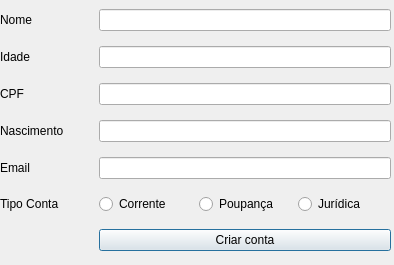
<?xml version="1.0" encoding="UTF-8"?>
<ui version="4.0">
 <class>openAccount</class>
 <widget class="QDialog" name="openAccount">
  <property name="geometry">
   <rect>
    <x>0</x>
    <y>0</y>
    <width>394</width>
    <height>265</height>
   </rect>
  </property>
  <property name="windowTitle">
   <string>Dialog</string>
  </property>
  <widget class="QWidget" name="gridLayoutWidget">
   <property name="geometry">
    <rect>
     <x>0</x>
     <y>0</y>
     <width>391</width>
     <height>261</height>
    </rect>
   </property>
   <layout class="QGridLayout" name="gridLayout">
    <item row="1" column="0">
     <widget class="QLabel" name="label_2">
      <property name="text">
       <string>Idade</string>
      </property>
     </widget>
    </item>
    <item row="3" column="0">
     <widget class="QLabel" name="label_4">
      <property name="text">
       <string>Nascimento</string>
      </property>
     </widget>
    </item>
    <item row="5" column="0">
     <widget class="QLabel" name="label_6">
      <property name="text">
       <string>Tipo Conta</string>
      </property>
     </widget>
    </item>
    <item row="5" column="1">
     <widget class="QRadioButton" name="radioCorrente">
      <property name="text">
       <string>Corrente</string>
      </property>
     </widget>
    </item>
    <item row="2" column="0">
     <widget class="QLabel" name="label_3">
      <property name="text">
       <string>CPF</string>
      </property>
     </widget>
    </item>
    <item row="4" column="0">
     <widget class="QLabel" name="label_5">
      <property name="text">
       <string>Email</string>
      </property>
     </widget>
    </item>
    <item row="0" column="0">
     <widget class="QLabel" name="label">
      <property name="text">
       <string>Nome</string>
      </property>
     </widget>
    </item>
    <item row="5" column="2">
     <widget class="QRadioButton" name="radioPoupanca">
      <property name="text">
       <string>Poupança</string>
      </property>
     </widget>
    </item>
    <item row="5" column="3">
     <widget class="QRadioButton" name="radioJuridica">
      <property name="text">
       <string>Jurídica</string>
      </property>
     </widget>
    </item>
    <item row="4" column="1" colspan="3">
     <widget class="QLineEdit" name="EditEmail"/>
    </item>
    <item row="3" column="1" colspan="3">
     <widget class="QLineEdit" name="editNascimento"/>
    </item>
    <item row="2" column="1" colspan="3">
     <widget class="QLineEdit" name="editCpf"/>
    </item>
    <item row="1" column="1" colspan="3">
     <widget class="QLineEdit" name="editIdade"/>
    </item>
    <item row="0" column="1" colspan="3">
     <widget class="QLineEdit" name="editName"/>
    </item>
    <item row="6" column="1" colspan="3">
     <widget class="QPushButton" name="btnCreateAccount">
      <property name="text">
       <string>Criar conta</string>
      </property>
     </widget>
    </item>
   </layout>
  </widget>
 </widget>
 <resources/>
 <connections/>
</ui>
